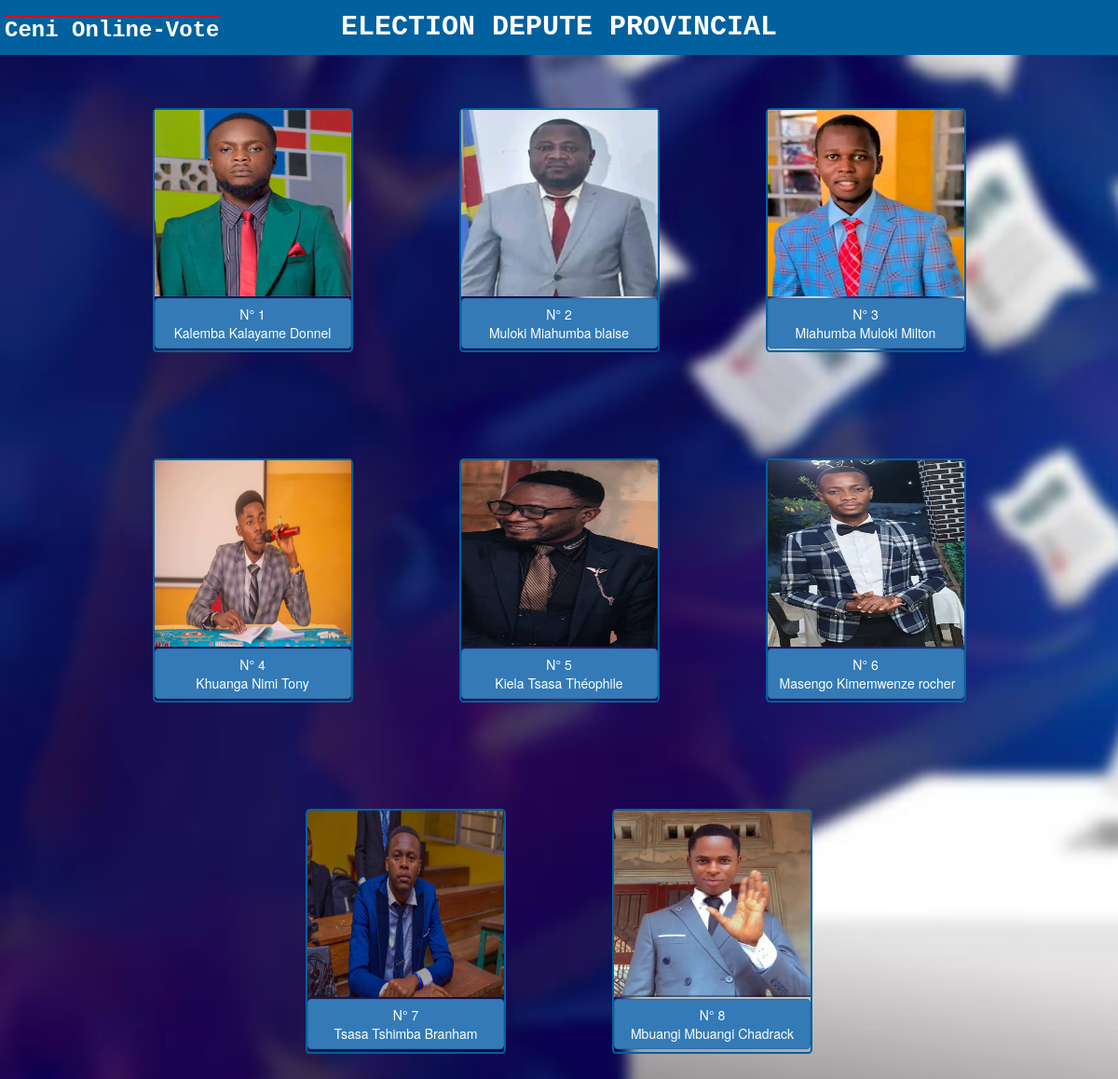
/provincial.php (signed in), run on the app's committed database.
### tables this page shows
CREATE TABLE `depute_provincial` (
  `id` int(11) NOT NULL,
  `nom` varchar(255) NOT NULL,
  `postnom` varchar(255) NOT NULL,
  `prenom` varchar(255) NOT NULL,
  `sexe` varchar(1) NOT NULL,
  `voies` int(11) NOT NULL,
  `photo` text NOT NULL
);

### provincial.php (the view, shortened to what this page needs)
<?php
include("bdd_conn.php");
$affichage = $bdd->prepare("SELECT id,nom,prenom,postnom,photo FROM depute_provincial");
  $affichage->execute(array());
  if (isset($_SESSION['id']) > 0){
?>
<!DOCTYPE html>
<html lang="en">
<head>
    <link rel="stylesheet" href="bootstrap/css/bootstrap.css">
    <link rel="stylesheet" href="style/provincial.css">
</head>
<body>
<div class="bande">
     <h3>Ceni Online-Vote</h3>
     <center><h1 id="titre">ELECTION DEPUTE PROVINCIAL</h1></center>
    </div>
            <div class="container">
                <div class="row" >
                    <div class="col-md-12 affichage">
                        <?php while ($resultat=$affichage->fetch()){
                            echo'
                                <div class="photo-pro">
                                <img src="'.$resultat["photo"].'" width="100%" height="200vh"> <br>
                                    <a href="vote3.php?id_pro='.$resultat['id'].'">
                                        <button type:"submit" class="btn btn-primary" style="margin-bottom:1%; margin-top:1%; width:100%;"> N° '.$resultat["id"].'<br>
                                            '.$resultat["nom"].'
                                            '.$resultat["postnom"].'
                                            '.$resultat["prenom"].'
                                        </button>
                                    </a>
                                </div>';
                            }
                            ?>
                    </div>
                </div>
            </div>
</body>
</html>
<?php }
else {
    header("location:deconnexion.php");
}
?>

### style/provincial.css (style rules this page uses)
body { background-color: white; padding: 0%; margin: 0%; background-image: url("img2/bureau1.jpeg"); background-repeat: no-repeat; background-size: cover; width: 100%; animation-name: arrierplan; animation-iteration-count: infinite; animation-duration: 30s; }
.bande h3 { position: absolute; top: 0px; color: white; text-decoration: overline red; left:5px; font-family:'Courier New', Courier, monospace; font-weight: bolder; }
.bande { background-color: #01619E; padding: 1px; position: sticky; top: 0; z-index: 1; }
#titre { color: white; font-family:'Courier New', Courier, monospace; font-size: 30px; animation-name: titre; animation-duration: 3s; margin: 1% 20%; padding: 0%; font-weight: bolder; }
.photo-pro { width: 215px; border:2px solid #01619E; text-align:center; margin:5%; border-radius: 2%; }
.affichage { display:flex; justify-content:center; flex-wrap:wrap; }

### provincial.php (style rules this page uses)
.affichage { display:flex; justify-content:center; flex-wrap:wrap; }

### data on the page
depute_provincial: photo (picture), id "1", nom "Kalemba", postnom "Kalayame", prenom "Donnel"
depute_provincial: photo (picture), id "2", nom "Muloki", postnom "Miahumba", prenom "blaise"
depute_provincial: photo (picture), id "3", nom "Miahumba", postnom "Muloki", prenom "Milton"
depute_provincial: photo (picture), id "4", nom "Khuanga", postnom "Nimi", prenom "Tony"
depute_provincial: photo (picture), id "5", nom "Kiela", postnom "Tsasa", prenom "Théophile"
depute_provincial: photo (picture), id "6", nom "Masengo", postnom "Kimemwenze", prenom "rocher"
depute_provincial: photo (picture), id "7", nom "Tsasa", postnom "Tshimba", prenom "Branham"
depute_provincial: photo (picture), id "8", nom "Mbuangi", postnom "Mbuangi", prenom "Chadrack"
